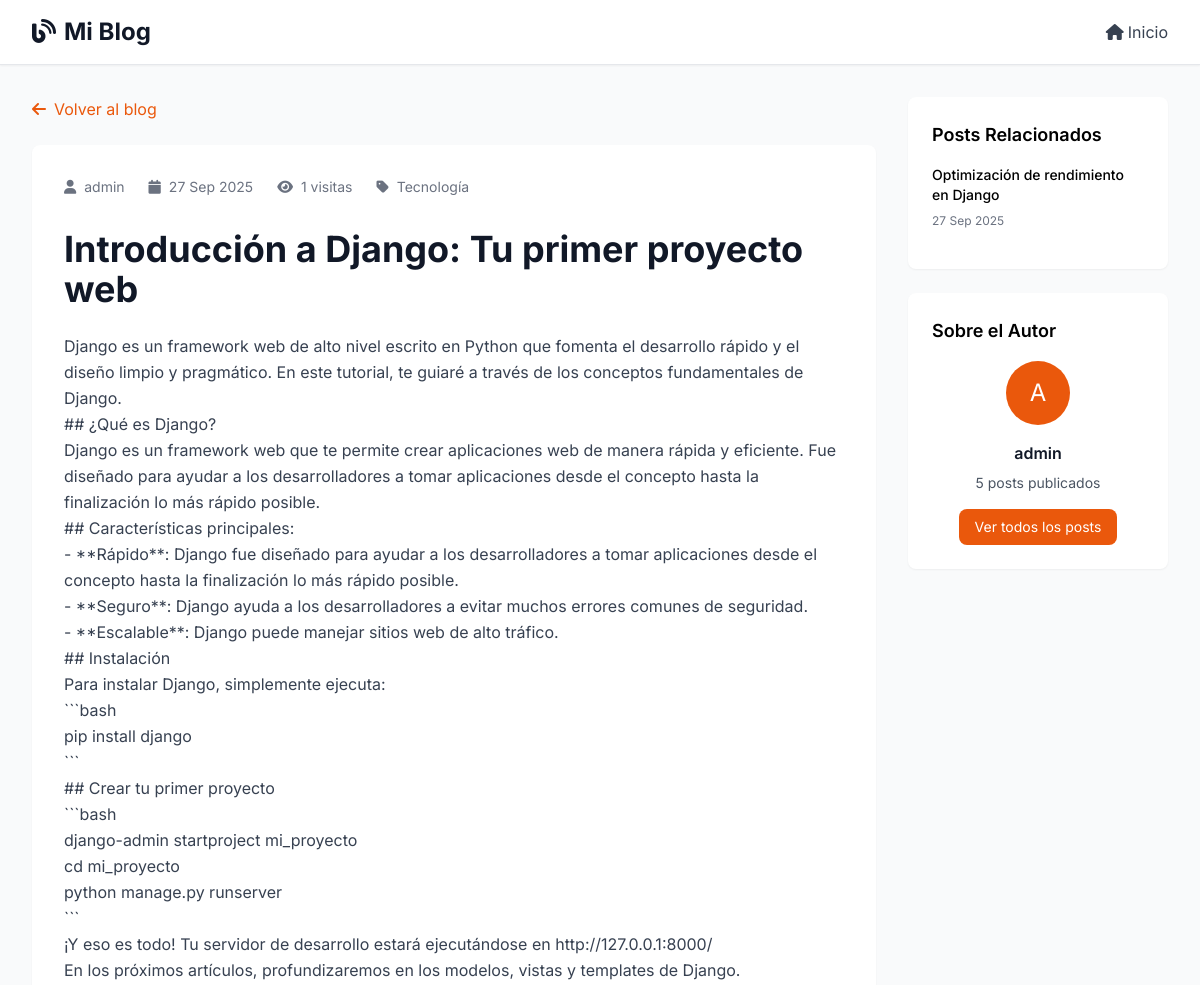
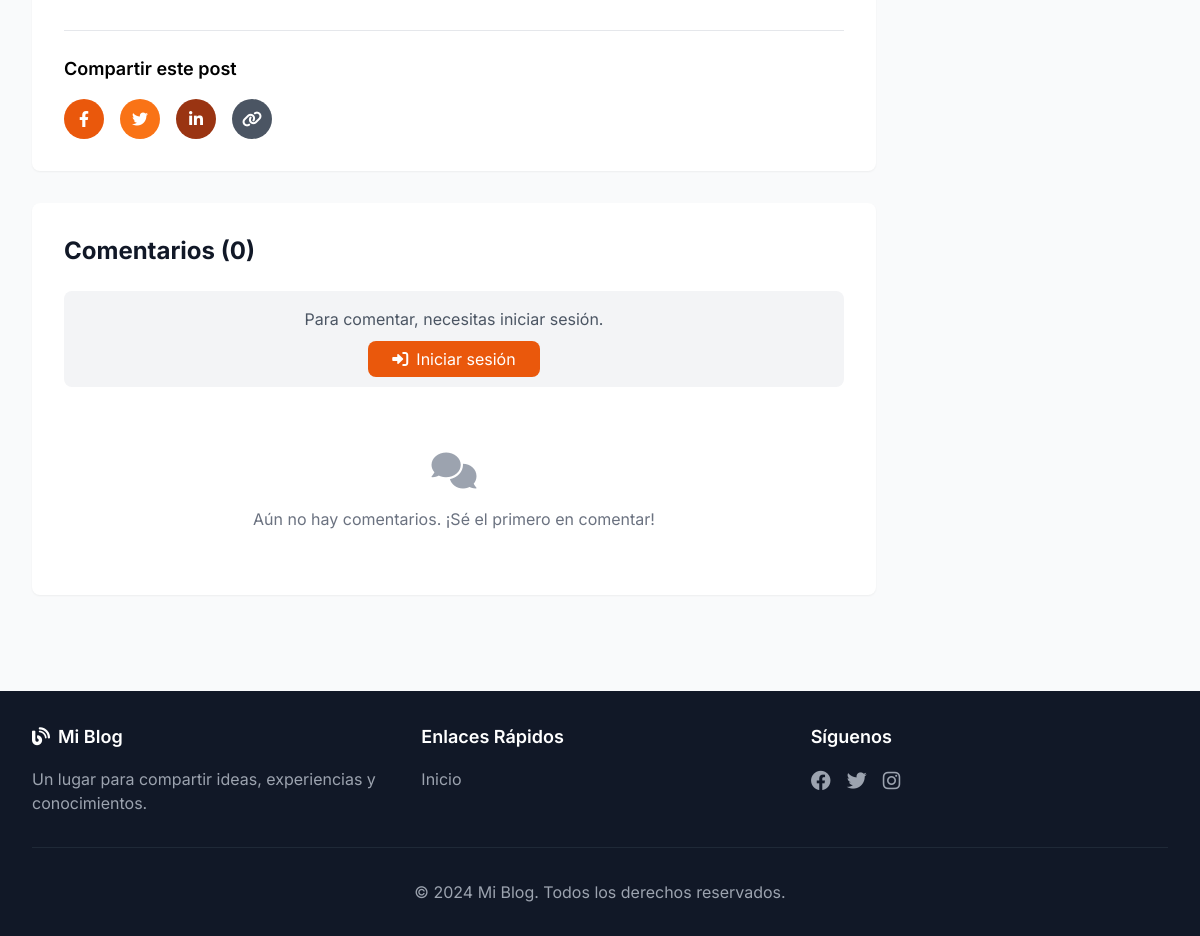
The page /post/introduccion-django-primer-proyecto/ on the database its author committed (2 pictures, top to bottom).
### blog/models.py (models this page shows, shortened)
class Post(models.Model):
    ESTADO_CHOICES = [
        ('borrador', 'Borrador'),
        ('publicado', 'Publicado'),
    ]
    titulo = models.CharField(max_length=200)
    slug = models.SlugField(max_length=200, unique=True)
    autor = models.ForeignKey(User, on_delete=models.CASCADE, related_name='posts')
    categoria = models.ForeignKey(Categoria, on_delete=models.SET_NULL, null=True, blank=True)
    contenido = models.TextField()
    resumen = models.TextField(max_length=300, blank=True)
    imagen = models.ImageField(upload_to='blog/imagenes/', blank=True, null=True)
    estado = models.CharField(max_length=10, choices=ESTADO_CHOICES, default='borrador')
    fecha_creacion = models.DateTimeField(auto_now_add=True)
    fecha_actualizacion = models.DateTimeField(auto_now=True)
    fecha_publicacion = models.DateTimeField(null=True, blank=True)
    visitas = models.PositiveIntegerField(default=0)
    class Meta:
        ordering = ['-fecha_publicacion', '-fecha_creacion']
        verbose_name = "Post"
        verbose_name_plural = "Posts"
    def get_absolute_url(self):
        return reverse('blog:detalle_post', kwargs={'slug': self.slug})
    def save(self, *args, **kwargs):
        if self.estado == 'publicado' and not self.fecha_publicacion:
            self.fecha_publicacion = timezone.now()
        super().save(*args, **kwargs)
    def incrementar_visitas(self):
        self.visitas += 1
        self.save(update_fields=['visitas'])

class Categoria(models.Model):
    nombre = models.CharField(max_length=100, unique=True)
    descripcion = models.TextField(blank=True)
    fecha_creacion = models.DateTimeField(auto_now_add=True)
    class Meta:
        verbose_name = "Categoría"
        verbose_name_plural = "Categorías"
        ordering = ['nombre']

### blog/views.py (the view)
# urls.py: path('post/<slug:slug>/', views.detalle_post, name='detalle_post'),
def detalle_post(request, slug):
    post = get_object_or_404(Post, slug=slug, estado='publicado')
    post.incrementar_visitas()
    comentarios = post.comentarios.filter(activo=True)
    if request.method == 'POST':
        if request.user.is_authenticated:
            form = ComentarioForm(request.POST)
            if form.is_valid():
                comentario = form.save(commit=False)
                comentario.post = post
                comentario.autor = request.user
                comentario.save()
                messages.success(request, 'Tu comentario ha sido publicado.')
                return redirect('blog:detalle_post', slug=post.slug)
        else:
            messages.warning(request, 'Debes iniciar sesión para comentar.')
    else:
        form = ComentarioForm()
    posts_relacionados = Post.objects.filter(
        categoria=post.categoria,
        estado='publicado'
    ).exclude(id=post.id)[:3]
    context = {
        'post': post,
        'comentarios': comentarios,
        'form': form,
        'posts_relacionados': posts_relacionados,
    }
    return render(request, 'blog/detalle_post.html', context)

### blog/templates/blog/detalle_post.html (shortened to what this page needs)
{% extends 'blog/base.html' %}
{% block content %}
<div class="grid grid-cols-1 lg:grid-cols-4 gap-8">
    <div class="lg:col-span-3">
        <div class="mb-6">
            <a href="{% url 'blog:lista_posts' %}" class="text-orange-600 hover:text-orange-700 transition-colors">
                <i class="fas fa-arrow-left mr-2"></i>Volver al blog
            </a>
        </div>
        <article class="bg-white rounded-lg shadow-sm overflow-hidden">
            <div class="p-6 md:p-8">
                <div class="flex flex-wrap items-center text-sm text-gray-500 mb-6">
                    <span class="flex items-center mr-6 mb-2">
                        <i class="fas fa-user mr-2"></i>
                        <a href="{% url 'blog:posts_por_autor' post.autor.username %}" class="hover:text-orange-600 transition-colors">
                            {{ post.autor.get_full_name|default:post.autor.username }}
                        </a>
                    </span>
                    <span class="flex items-center mr-6 mb-2">
                        <i class="fas fa-calendar mr-2"></i>
                        {{ post.fecha_publicacion|date:"d M Y" }}
                    </span>
                    <span class="flex items-center mr-6 mb-2">
                        <i class="fas fa-eye mr-2"></i>
                        {{ post.visitas }} visitas
                    </span>
                    {% if post.categoria %}
                    <span class="flex items-center mb-2">
                        <i class="fas fa-tag mr-2"></i>
                        <a href="{% url 'blog:posts_por_categoria' post.categoria.nombre %}" class="hover:text-orange-600 transition-colors">
                            {{ post.categoria.nombre }}
                        </a>
                    </span>
                    {% endif %}
                </div>
                <h1 class="text-3xl md:text-4xl font-bold text-gray-900 mb-6">{{ post.titulo }}</h1>
                <div class="prose prose-lg max-w-none text-gray-700 leading-relaxed">
                    {{ post.contenido|linebreaks }}
                </div>
                <div class="mt-8 pt-6 border-t border-gray-200">
                    <h3 class="text-lg font-semibold mb-4">Compartir este post</h3>
                    <div class="flex space-x-4">
                        <a href="#" class="flex items-center justify-center w-10 h-10 bg-orange-600 text-white rounded-full hover:bg-orange-700 transition-colors">
                            <i class="fab fa-facebook-f"></i>
                        </a>
                        <a href="#" class="flex items-center justify-center w-10 h-10 bg-orange-500 text-white rounded-full hover:bg-orange-600 transition-colors">
                            <i class="fab fa-twitter"></i>
                        </a>
                        <a href="#" class="flex items-center justify-center w-10 h-10 bg-orange-800 text-white rounded-full hover:bg-orange-900 transition-colors">
                            <i class="fab fa-linkedin-in"></i>
                        </a>
                        <a href="#" class="flex items-center justify-center w-10 h-10 bg-gray-600 text-white rounded-full hover:bg-gray-700 transition-colors">
                            <i class="fas fa-link"></i>
                        </a>
                    </div>
                </div>
            </div>
        </article>
        <div class="mt-8 bg-white rounded-lg shadow-sm p-6 md:p-8">
            <h3 class="text-2xl font-bold text-gray-900 mb-6">
                Comentarios ({{ comentarios.count }})
            </h3>
            {% if user.is_authenticated %}
            <form method="post" class="mb-8">
                {% csrf_token %}
                <div class="mb-4">
                    {{ form.contenido }}
                </div>
                <button type="submit" class="bg-orange-600 text-white px-6 py-2 rounded-lg hover:bg-orange-700 transition-colors">
                    <i class="fas fa-paper-plane mr-2"></i>Publicar comentario
                </button>
            </form>
            {% else %}
            <div class="bg-gray-100 rounded-lg p-4 mb-8 text-center">
                <p class="text-gray-600 mb-4">Para comentar, necesitas iniciar sesión.</p>
                <a href="/admin/" class="bg-orange-600 text-white px-6 py-2 rounded-lg hover:bg-orange-700 transition-colors">
                    <i class="fas fa-sign-in-alt mr-2"></i>Iniciar sesión
                </a>
            </div>
            {% endif %}
            <div class="space-y-6">
                {% for comentario in comentarios %}
                <div class="border-b border-gray-200 pb-6 last:border-b-0">
                    <div class="flex items-start space-x-4">
                        <div class="flex-shrink-0">
                            <div class="w-10 h-10 bg-orange-600 text-white rounded-full flex items-center justify-center">
                                {{ comentario.autor.username|first|upper }}
                            </div>
                        </div>
                        <div class="flex-1">
                            <div class="flex items-center space-x-2 mb-2">
                                <h4 class="font-semibold text-gray-900">{{ comentario.autor.get_full_name|default:comentario.autor.username }}</h4>
                                <span class="text-sm text-gray-500">{{ comentario.fecha_creacion|date:"d M Y H:i" }}</span>
                            </div>
                            <p class="text-gray-700">{{ comentario.contenido|linebreaks }}</p>
                        </div>
                    </div>
                </div>
                {% empty %}
                <div class="text-center py-8">
                    <i class="fas fa-comments text-4xl text-gray-400 mb-4"></i>
                    <p class="text-gray-500">Aún no hay comentarios. ¡Sé el primero en comentar!</p>
                </div>
                {% endfor %}
            </div>
        </div>
    </div>
    <div class="lg:col-span-1">
        {% if posts_relacionados %}
        <div class="bg-white rounded-lg shadow-sm p-6 mb-6">
            <h3 class="text-lg font-semibold mb-4">Posts Relacionados</h3>
            <div class="space-y-4">
                {% for post_rel in posts_relacionados %}
                <div class="border-b border-gray-200 pb-4 last:border-b-0">
                    <h4 class="font-medium text-sm mb-2">
                        <a href="{{ post_rel.get_absolute_url }}" class="hover:text-orange-600 transition-colors">
                            {{ post_rel.titulo|truncatechars:50 }}
                        </a>
                    </h4>
                    <p class="text-xs text-gray-500">
                        {{ post_rel.fecha_publicacion|date:"d M Y" }}
                    </p>
                </div>
                {% endfor %}
            </div>
        </div>
        {% endif %}
        <div class="bg-white rounded-lg shadow-sm p-6">
            <h3 class="text-lg font-semibold mb-4">Sobre el Autor</h3>
            <div class="text-center">
                <div class="w-16 h-16 bg-orange-600 text-white rounded-full flex items-center justify-center mx-auto mb-4 text-2xl">
                    {{ post.autor.username|first|upper }}
                </div>
                <h4 class="font-semibold text-gray-900 mb-2">
                    {{ post.autor.get_full_name|default:post.autor.username }}
                </h4>
                <p class="text-sm text-gray-600 mb-4">
                    {{ post.autor.posts.count }} posts publicados
                </p>
                <a href="{% url 'blog:posts_por_autor' post.autor.username %}"
                   class="inline-block bg-orange-600 text-white px-4 py-2 rounded-lg text-sm hover:bg-orange-700 transition-colors">
                    Ver todos los posts
                </a>
            </div>
        </div>
    </div>
</div>
{% endblock %}

### blog/templates/blog/base.html (style rules this page uses)
body { font-family: 'Inter', sans-serif; }

### rows shown on the page
Post: autor.get_full_name "admin", fecha_publicacion "27 Sep 2025", visitas "1", categoria.nombre "Tecnología", titulo "Introducción a Django: Tu primer proyecto web", contenido "Django es un framework web de alto nivel escrito en Python que fomenta el desarrollo rápido y el diseño limpio y pragmático. En este tutorial, te guiaré a través de los conceptos fundamentales de Django. ## ¿Qué es Django? Django es un framework web que te permite crear aplicaciones web de manera rápida y eficiente. Fue diseñado para ayudar a los desarrolladores a tomar aplicaciones desde el concepto hasta la finalización lo más rápido posible. ## Características principales: - **Rápido**: Django fue diseñado para ayudar a los desarrolladores a tomar aplicaciones desde el concepto hasta la finalización lo más rápido posible. - **Seguro**: Django ayuda a los desarrolladores a evitar muchos…", autor.username|first "A", autor.posts.count "5"
Post: titulo "Optimización de rendimiento en Django", fecha_publicacion "27 Sep 2025"

### other values the page prints
{{ comentarios.count }} "0"
